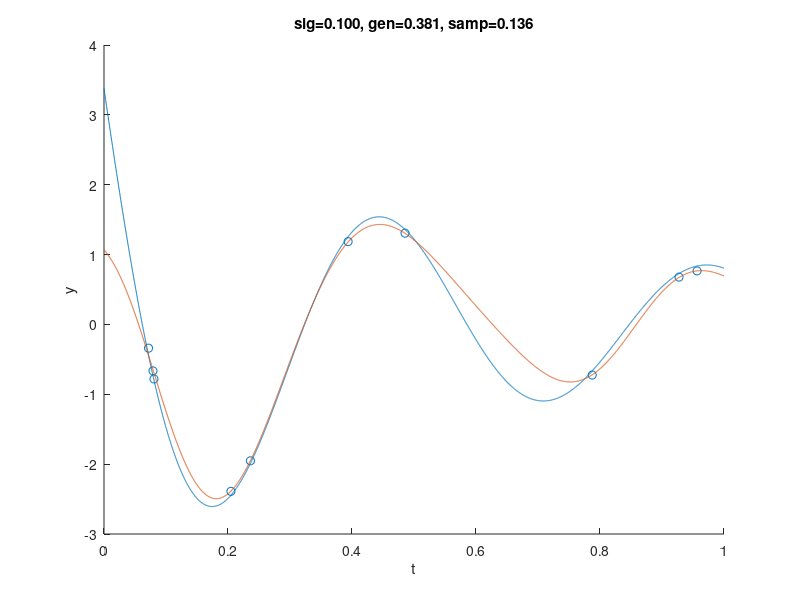

Recreate this plot in MATLAB.
load('hw5p3_scatterdata.mat');
k = @(s,t,sigma) exp(-(abs(t-s).^2/(2.*sigma.^2)));
ftrue = @(z) sin(12.*(z+0.2))./(z+0.2);
t = linspace(0,1,5000);
%sigs = 1/50;
%sigs = [1/2 1/5 1/10 1/20 1/50 1/100 1/200];
sigs = 1/10;
gen_errors = zeros(1,length(sigs));
sample_errors = zeros(1,length(sigs));
del = 0.004;
for s = 1:length(sigs)
    sig = sigs(s);
    K = zeros(length(T),length(T));
    for l = 1:length(T)
        for m = 1:length(T)
            K(l,m) = k(T(m),T(l),sig);
        end
    end
    I = eye(length(T),length(T));
    alphas = inv(K + del*I)*y;
    fhat = @(z) 0;
    for m = 1:length(T)
        fhat = @(z) fhat(z) + alphas(m).*k(z,T(m),sig);
    end
    gen_errors(s) = sqrt(integral(@(z) (fhat(z) - ftrue(z)).^2,0,1));
    sample_errors(s) = sqrt(sum((y - fhat(T)).^2));
    figure
    hold on
    scatter(T,y);
    plot(t,ftrue(t));
    plot(t,fhat(t));
    title(sprintf("sig=%0.3f, gen=%0.3f, samp=%0.3f",sigs(s),gen_errors(s),sample_errors(s)));
    xlabel("t")
    ylabel("y")
    hold off
end